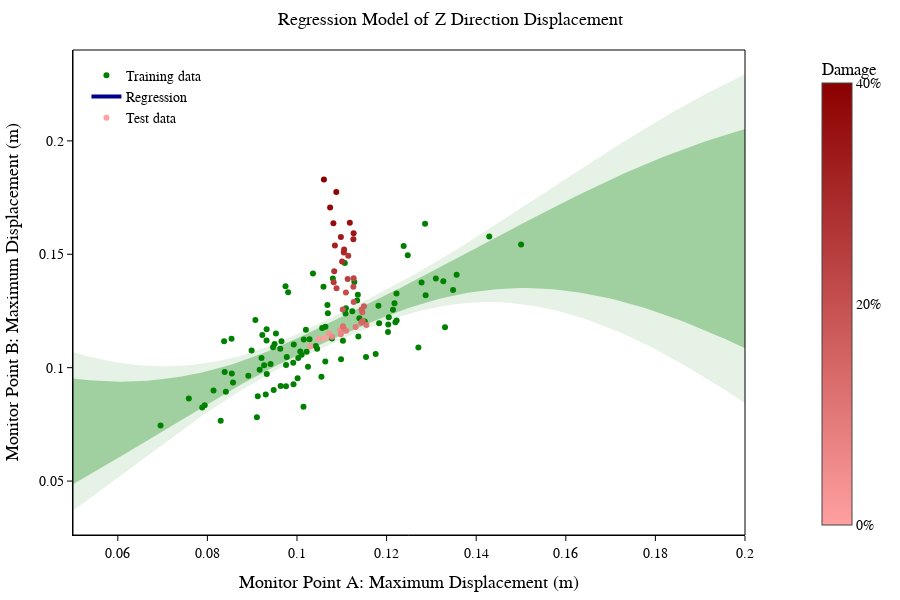

Notebook code cell kept with this figure:
### Code cell
import numpy as np
import plotly.graph_objects as go

# Create the figure
fig = go.Figure()

# Plot training data as scatter points
fig.add_trace(go.Scatter(
    x=BASE_Z_A, y=BASE_Z_B,
    mode='markers',
    marker=dict(color='green'),
    name='Training data'
))

# Plot regression line with a more visible style
fig.add_trace(go.Scatter(
    x=AA_Z, y=BB_Z,
    mode='lines',
    line=dict(color='darkblue', width=4),  # Set to dark blue with increased width for high visibility
    name='Regression'
))

# Add confidence interval bands
fig.add_trace(go.Scatter(
    x=np.concatenate([AA_Z.squeeze(), AA_Z[::-1].squeeze()]),
    y=np.concatenate([(BB_Z - 2 * BB_Z_std).squeeze(), (BB_Z + 2 * BB_Z_std)[::-1].squeeze()]),
    fill='toself',
    fillcolor='rgba(0, 128, 0, 0.3)',
    line=dict(color='rgba(255,255,255,0)'),
    showlegend=False
))
fig.add_trace(go.Scatter(
    x=np.concatenate([AA_Z.squeeze(), AA_Z[::-1].squeeze()]),
    y=np.concatenate([(BB_Z - 3 * BB_Z_std).squeeze(), (BB_Z + 3 * BB_Z_std)[::-1].squeeze()]),
    fill='toself',
    fillcolor='rgba(0, 128, 0, 0.1)',
    line=dict(color='rgba(255,255,255,0)'),
    showlegend=False
))

# Plot test data with custom red gradient for damage intensity
damage_levels = np.linspace(0, 1, len(DETECT_Z_A_AVG))  # Normalized values for color mapping
fig.add_trace(go.Scatter(
    x=DETECT_Z_A_AVG, y=DETECT_Z_B_AVG,
    mode='markers',
    marker=dict(
        color=damage_levels,
        colorscale=[  # Custom colorscale from light red to deep red
            [0, 'rgba(255, 160, 160, 1)'],  # Light red
            [1, 'rgba(139, 0, 0, 1)']       # Deep red
        ],
        colorbar=dict(
            title='Damage',  # Changed title to "Damage"
            tickvals=[0, 0.5, 1],
            ticktext=['0%', '20%', '40%'],
            x=1.1  # Position colorbar to the right of the plot
        ),
    ),
    name='Test data'
))

# Set axis labels, title, and layout properties with black font color
fig.update_layout(
    title=dict(
        text='Regression Model of Z Direction Displacement',
        x=0.5,  # Center the title
        font=dict(size=18, family='Times New Roman', color='black')
    ),
    xaxis_title='Monitor Point A: Maximum Displacement (m)',
    yaxis_title='Monitor Point B: Maximum Displacement (m)',
    font=dict(family='Times New Roman', size=14, color='black'),
    xaxis=dict(
        title_font=dict(size=18, color='black'), 
        showgrid=False,
        showline=True,  # Show axis line
        linecolor='black',
        ticks='outside',  # Draw ticks outside
        tickwidth=1,
        tickcolor='black'
    ),
    yaxis=dict(
        title_font=dict(size=18, color='black'), 
        showgrid=False,
        showline=True,  # Show axis line
        linecolor='black',
        ticks='outside',  # Draw ticks outside
        tickwidth=1,
        tickcolor='black'
    ),
    legend=dict(font=dict(size=14, color='black'), x=0.02, y=0.98),  # Move legend to top left corner
    plot_bgcolor='white',  # Set plot background to white
)

# Add a thin black border around the plot area using a rectangle shape
fig.update_layout(
    shapes=[
        dict(
            type="rect",
            xref="paper", yref="paper",
            x0=0, y0=0, x1=1, y1=1,
            line=dict(color="black", width=1),  # Thin black border
        )
    ],
    width=900, height=600,  # Adjusted dimensions for a wider plot
    margin=dict(l=50, r=50, t=50, b=50)  # Adjust margins as needed
)

# Show the plot
fig.show()

### Figure 1 — Plotly figure (JSON) as saved in the notebook; plotly's stock layout.template omitted (floating-point values rounded to 4 significant figures; data arrays with more than 128 entries replaced by an {"elided": "..."} marker saying what was removed)
{"data": [{"marker": {"color": "green"}, "mode": "markers", "name": "Training data", "type": "scatter", "x": [0.1204, 0.1007, 0.1176, 0.1056, 0.09266, 0.1222, 0.1108, 0.0948, 0.1001, 0.101, 0.07585, 0.09634, 0.15, 0.09325, 0.0953, 0.1154, 0.09754, 0.1151, 0.1014, 0.09802, 0.09166, 0.09303, 0.1271, 0.1356, 0.09071, 0.1123, 0.1182, 0.1238, 0.1139, 0.122, 0.133, 0.1109, 0.0932, 0.09771, 0.07884, 0.08373, 0.108, 0.0794, 0.1063, 0.1063, 0.08386, 0.1103, 0.1045, 0.09744, 0.1218, 0.1286, 0.1055, 0.08545, 0.1134, 0.1203, 0.1348, 0.1287, 0.1247, 0.1137, 0.1327, 0.09225, 0.08572, 0.09916, 0.1025, 0.1021, 0.09125, 0.1069, 0.09208, 0.1429, 0.1078, 0.1278, 0.09465, 0.1015, 0.08987, 0.1098, 0.08538, 0.06955, 0.1128, 0.1205, 0.1136, 0.08137, 0.09756, 0.1107, 0.09499, 0.08412, 0.1036, 0.1059, 0.1068, 0.131, 0.09653, 0.102, 0.09322, 0.1183, 0.1214, 0.09922, 0.08297, 0.1003, 0.09105, 0.0941, 0.09625, 0.09928, 0.1222, 0.08913, 0.1042, 0.1028], "y": [0.119, 0.1072, 0.1061, 0.1175, 0.1011, 0.1328, 0.1239, 0.09012, 0.09535, 0.1057, 0.08644, 0.09196, 0.1543, 0.09723, 0.1151, 0.1047, 0.09176, 0.1203, 0.0828, 0.1332, 0.09905, 0.08823, 0.1089, 0.1409, 0.121, 0.1249, 0.1273, 0.1536, 0.1218, 0.1201, 0.1178, 0.1262, 0.1119, 0.1047, 0.08247, 0.1116, 0.1393, 0.08347, 0.118, 0.1027, 0.09809, 0.1118, 0.1083, 0.1359, 0.1284, 0.1635, 0.09604, 0.09746, 0.1296, 0.1157, 0.1343, 0.1319, 0.1496, 0.1138, 0.1381, 0.1144, 0.09349, 0.1022, 0.1004, 0.107, 0.08738, 0.124, 0.1043, 0.1578, 0.1129, 0.1376, 0.109, 0.1124, 0.1076, 0.1037, 0.1127, 0.07447, 0.1378, 0.1222, 0.1322, 0.08991, 0.1012, 0.1462, 0.1105, 0.08938, 0.1415, 0.1357, 0.1276, 0.1393, 0.1117, 0.1168, 0.117, 0.1196, 0.1255, 0.09266, 0.07665, 0.1043, 0.07818, 0.1016, 0.1083, 0.1102, 0.1208, 0.09649, 0.1096, 0.1126]}, {"line": {"color": "darkblue", "width": 4}, "mode": "lines", "name": "Regression", "type": "scatter", "x": [[0.05], [0.05152], [0.05303], [0.05455], [0.05606], [0.05758], [0.05909], [0.06061], [0.06212], [0.06364], [0.06515], [0.06667], [0.06818], [0.0697], [0.07121], [0.07273], [0.07424], [0.07576], [0.07727], [0.07879], [0.0803], [0.08182], [0.08333], [0.08485], [0.08636], [0.08788], [0.08939], [0.09091], [0.09242], [0.09394], [0.09545], [0.09697], [0.09848], [0.1], [0.1015], [0.103], [0.1045], [0.1061], [0.1076], [0.1091], [0.1106], [0.1121], [0.1136], [0.1152], [0.1167], [0.1182], [0.1197], [0.1212], [0.1227], [0.1242], [0.1258], [0.1273], [0.1288], [0.1303], [0.1318], [0.1333], [0.1348], [0.1364], [0.1379], [0.1394], [0.1409], [0.1424], [0.1439], [0.1455], [0.147], [0.1485], [0.15], [0.1515], [0.153], [0.1545], [0.1561], [0.1576], [0.1591], [0.1606], [0.1621], [0.1636], [0.1652], [0.1667], [0.1682], [0.1697], [0.1712], [0.1727], [0.1742], [0.1758], [0.1773], [0.1788], [0.1803], [0.1818], [0.1833], [0.1848], [0.1864], [0.1879], [0.1894], [0.1909], [0.1924], [0.1939], [0.1955], [0.197], [0.1985], [0.2]], "y": [0.0719, 0.07257, 0.07327, 0.07401, 0.07479, 0.0756, 0.07645, 0.07732, 0.07824, 0.07918, 0.08016, 0.08117, 0.0822, 0.08327, 0.08437, 0.08549, 0.08664, 0.08782, 0.08902, 0.09024, 0.09149, 0.09275, 0.09404, 0.09535, 0.09667, 0.098, 0.09936, 0.1007, 0.1021, 0.1035, 0.1049, 0.1063, 0.1077, 0.1091, 0.1105, 0.1119, 0.1134, 0.1148, 0.1162, 0.1176, 0.119, 0.1204, 0.1218, 0.1232, 0.1245, 0.1259, 0.1272, 0.1285, 0.1298, 0.1311, 0.1324, 0.1336, 0.1349, 0.1361, 0.1372, 0.1384, 0.1395, 0.1406, 0.1417, 0.1427, 0.1437, 0.1447, 0.1457, 0.1466, 0.1475, 0.1483, 0.1491, 0.1499, 0.1507, 0.1514, 0.1521, 0.1527, 0.1533, 0.1539, 0.1545, 0.155, 0.1554, 0.1559, 0.1563, 0.1566, 0.1569, 0.1572, 0.1575, 0.1577, 0.1579, 0.158, 0.1582, 0.1582, 0.1583, 0.1583, 0.1583, 0.1583, 0.1582, 0.1581, 0.158, 0.1578, 0.1576, 0.1574, 0.1572, 0.1569]}, {"fill": "toself", "fillcolor": "rgba(0, 128, 0, 0.3)", "line": {"color": "rgba(255,255,255,0)"}, "showlegend": false, "type": "scatter", "x": {"elided": "200 float values"}, "y": {"elided": "200 float values"}}, {"fill": "toself", "fillcolor": "rgba(0, 128, 0, 0.1)", "line": {"color": "rgba(255,255,255,0)"}, "showlegend": false, "type": "scatter", "x": {"elided": "200 float values"}, "y": {"elided": "200 float values"}}, {"marker": {"color": [0, 0.02564, 0.05128, 0.07692, 0.1026, 0.1282, 0.1538, 0.1795, 0.2051, 0.2308, 0.2564, 0.2821, 0.3077, 0.3333, 0.359, 0.3846, 0.4103, 0.4359, 0.4615, 0.4872, 0.5128, 0.5385, 0.5641, 0.5897, 0.6154, 0.641, 0.6667, 0.6923, 0.7179, 0.7436, 0.7692, 0.7949, 0.8205, 0.8462, 0.8718, 0.8974, 0.9231, 0.9487, 0.9744, 1], "colorbar": {"ticktext": ["0%", "20%", "40%"], "tickvals": [0, 0.5, 1], "title": {"text": "Damage"}, "x": 1.1}, "colorscale": [[0, "rgba(255, 160, 160, 1)"], [1, "rgba(139, 0, 0, 1)"]]}, "mode": "markers", "name": "Test data", "type": "scatter", "x": [0.1062, 0.1048, 0.1029, 0.1072, 0.1096, 0.1099, 0.1078, 0.1098, 0.111, 0.1105, 0.1131, 0.1155, 0.1103, 0.1143, 0.1147, 0.1146, 0.1144, 0.1149, 0.1102, 0.1127, 0.1109, 0.1126, 0.1126, 0.1088, 0.1113, 0.1082, 0.1114, 0.1083, 0.1101, 0.1104, 0.1105, 0.1085, 0.1126, 0.1098, 0.1126, 0.1118, 0.1081, 0.1074, 0.1088, 0.106], "y": [0.1131, 0.1126, 0.1095, 0.1151, 0.1165, 0.1166, 0.1137, 0.1147, 0.1163, 0.1172, 0.118, 0.1188, 0.1182, 0.1198, 0.1204, 0.1245, 0.1256, 0.1271, 0.1257, 0.1289, 0.1332, 0.1357, 0.1395, 0.135, 0.1391, 0.1376, 0.1493, 0.1425, 0.1468, 0.1508, 0.1522, 0.1538, 0.1566, 0.1576, 0.1593, 0.1639, 0.1637, 0.1706, 0.1775, 0.183]}], "layout": {"font": {"color": "black", "family": "Times New Roman", "size": 14}, "height": 600, "legend": {"font": {"color": "black", "size": 14}, "x": 0.02, "y": 0.98}, "margin": {"b": 50, "l": 50, "r": 50, "t": 50}, "plot_bgcolor": "white", "shapes": [{"line": {"color": "black", "width": 1}, "type": "rect", "x0": 0, "x1": 1, "xref": "paper", "y0": 0, "y1": 1, "yref": "paper"}], "title": {"font": {"color": "black", "family": "Times New Roman", "size": 18}, "text": "Regression Model of Z Direction Displacement", "x": 0.5}, "width": 900, "xaxis": {"linecolor": "black", "showgrid": false, "showline": true, "tickcolor": "black", "ticks": "outside", "tickwidth": 1, "title": {"font": {"color": "black", "size": 18}, "text": "Monitor Point A: Maximum Displacement (m)"}}, "yaxis": {"linecolor": "black", "showgrid": false, "showline": true, "tickcolor": "black", "ticks": "outside", "tickwidth": 1, "title": {"font": {"color": "black", "size": 18}, "text": "Monitor Point B: Maximum Displacement (m)"}}}}
